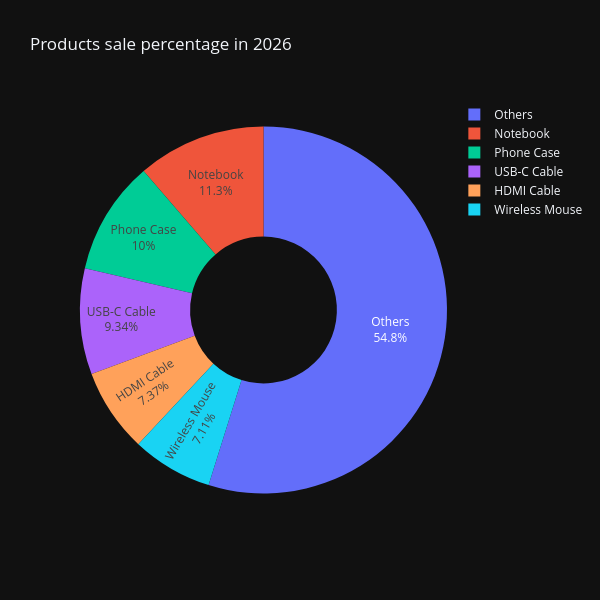
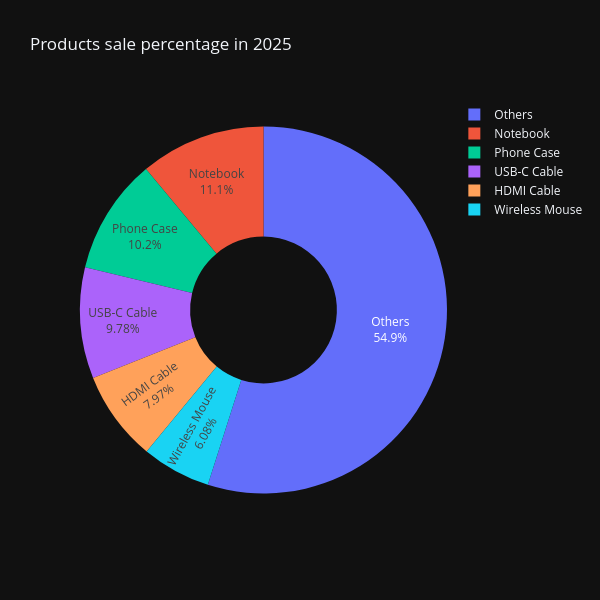
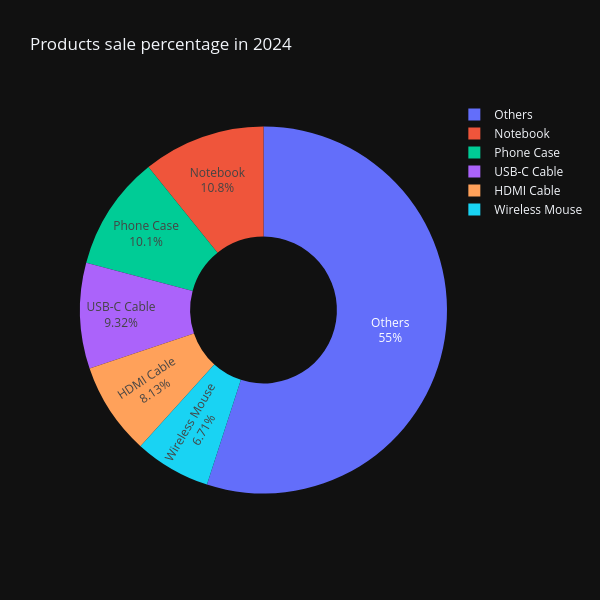

Notebook code cell kept with these figures, in order:
### Code cell
for year in products_sales_ls:
    fig = px.pie(
        products_sales_ls[year],
        width=600,
        height=600,
        names='ProductName',
        values='TotalSales',
        title=f'Products sale percentage in {year}',
        hole=0.4,
    )
    fig.update_traces(
        textposition='inside',
        textinfo='label+percent'
    )
    # fig.show()

### Figure 1 — Plotly figure (JSON) as saved in the notebook; plotly's stock layout.template omitted (floating-point values rounded to 4 significant figures)
{"data": [{"domain": {"x": [0.0, 1.0], "y": [0.0, 1.0]}, "hole": 0.4, "hovertemplate": "ProductName=%{label}<br>TotalSales=%{value}<extra></extra>", "labels": ["Notebook", "Phone Case", "USB-C Cable", "HDMI Cable", "Wireless Mouse", "Others"], "legendgroup": "", "name": "", "showlegend": true, "values": [787, 695, 649, 512, 494, 3809], "type": "pie", "textinfo": "label+percent", "textposition": "inside"}], "layout": {"legend": {"tracegroupgap": 0}, "title": {"text": "Products sale percentage in 2026"}, "height": 600, "width": 600}}

### Figure 2 — Plotly figure (JSON) as saved in the notebook; plotly's stock layout.template omitted (floating-point values rounded to 4 significant figures)
{"data": [{"domain": {"x": [0.0, 1.0], "y": [0.0, 1.0]}, "hole": 0.4, "hovertemplate": "ProductName=%{label}<br>TotalSales=%{value}<extra></extra>", "labels": ["Notebook", "Phone Case", "USB-C Cable", "HDMI Cable", "Wireless Mouse", "Others"], "legendgroup": "", "name": "", "showlegend": true, "values": [2127, 1962, 1880, 1532, 1169, 10556], "type": "pie", "textinfo": "label+percent", "textposition": "inside"}], "layout": {"legend": {"tracegroupgap": 0}, "title": {"text": "Products sale percentage in 2025"}, "height": 600, "width": 600}}

### Figure 3 — Plotly figure (JSON) as saved in the notebook; plotly's stock layout.template omitted (floating-point values rounded to 4 significant figures)
{"data": [{"domain": {"x": [0.0, 1.0], "y": [0.0, 1.0]}, "hole": 0.4, "hovertemplate": "ProductName=%{label}<br>TotalSales=%{value}<extra></extra>", "labels": ["Notebook", "Phone Case", "USB-C Cable", "HDMI Cable", "Wireless Mouse", "Others"], "legendgroup": "", "name": "", "showlegend": true, "values": [2058, 1920, 1779, 1552, 1280, 10492], "type": "pie", "textinfo": "label+percent", "textposition": "inside"}], "layout": {"legend": {"tracegroupgap": 0}, "title": {"text": "Products sale percentage in 2024"}, "height": 600, "width": 600}}
